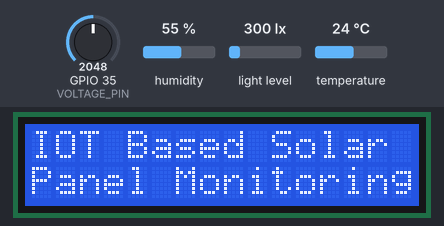
Bench run of a sketch on a simulated ESP32. On the bench: 16×2 character LCD. The inputs (shaded band) are chosen by the test bench; at power-on: GPIO 35 (VOLTAGE_PIN) = 2048, humidity 55 %, light level 300 lx, temperature 24 °C. WiFi joins after 1.5 s; servers stay silent unless stated; web services answer with replies made up by the test bench; what the sketch prints to the serial monitor is not drawn.

Above: at 2.1 s.
At 5.2 s:
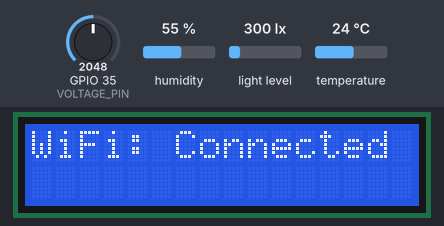
At 7.2 s:
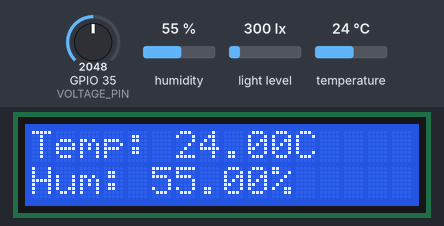
At 10.2 s:
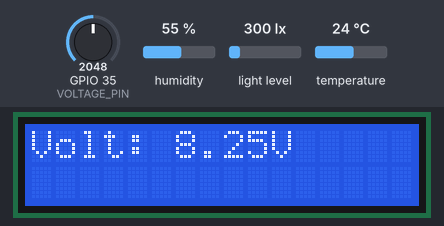
At 13.3 s:
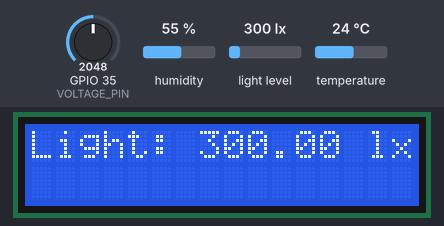

The sketch:

solar_monitor.ino
```cpp
/*
 * ============================================================
 *  IoT-Based Solar Panel Monitoring System
 * ============================================================
 *  Hardware  : ESP32 DevKit
 *  Sensors   : DHT11 (Temp/Humidity), BH1750 (Light), Voltage Sensor (0-25V)
 *  Display   : 16x2 I2C LCD
 *  Cloud     : ThingSpeak via HTTP GET
 * ------------------------------------------------------------
 *  Project   : RGIT Mumbai
 *  Guide     : Dr. S.V. Kulkarni
 * ============================================================
 */

#include <WiFi.h>
#include <HTTPClient.h>
#include <Wire.h>
#include <LiquidCrystal_I2C.h>
#include <DHT.h>
#include <BH1750.h>

// -------------------- WiFi Credentials --------------------
// Add up to 4 networks; the system will try each in order
const int networkCount = 4;
const char* ssids[networkCount]     = {"SSID1", "SSID2", "SSID3", "SSID4"};
const char* passwords[networkCount] = {"PASS1", "PASS2", "PASS3", "PASS4"};
const unsigned long connectionTimeout = 5000; // ms per network attempt

void connectWiFi() {
  bool connected = false;

  for (int i = 0; i < networkCount; i++) {
    Serial.print("Attempting to connect to ");
    Serial.print(ssids[i]);
    Serial.println("...");

    WiFi.disconnect();
    delay(500);
    WiFi.begin(ssids[i], passwords[i]);

    unsigned long startTime = millis();
    while (WiFi.status() != WL_CONNECTED && (millis() - startTime) < connectionTimeout) {
      delay(500);
      Serial.print(".");
    }

    if (WiFi.status() == WL_CONNECTED) {
      Serial.println("\nConnected successfully!");
      Serial.print("IP Address: ");
      Serial.println(WiFi.localIP());
      connected = true;
      break;
    } else {
      Serial.print("\nFailed to connect to ");
      Serial.println(ssids[i]);
    }
  }

  if (!connected) {
    Serial.println("Failed to connect to any network.");
  }
}

// -------------------- ThingSpeak API --------------------
// Replace with your own ThingSpeak Write API Key
const char* apiKey     = "YOUR_THINGSPEAK_API_KEY";
const char* serverName = "http://api.thingspeak.com/update";

// -------------------- Sensor Pin Definitions --------------------
#define DHT_PIN      27   // DHT11 data pin
#define DHT_TYPE     DHT11
#define VOLTAGE_PIN  35   // Analog input from voltage sensor
#define I2C_SDA      21
#define I2C_SCL      22

// -------------------- Initialize Sensors & Display --------------------
DHT              dht(DHT_PIN, DHT_TYPE);
BH1750           lightMeter;
LiquidCrystal_I2C lcd(0x27, 16, 2);

// -------------------- Read Temperature --------------------
float readTemperature() {
  float temp = dht.readTemperature();
  if (isnan(temp)) {
    Serial.println("Failed to read temperature from DHT sensor!");
    return -999;
  }
  return temp;
}

// -------------------- Read Humidity --------------------
float readHumidity() {
  float hum = dht.readHumidity();
  if (isnan(hum)) {
    Serial.println("Failed to read humidity from DHT sensor!");
    return -999;
  }
  return hum;
}

// -------------------- Read Voltage --------------------
// Voltage sensor divides input by 5 (built-in voltage divider)
// ESP32 ADC: 12-bit (0-4095) mapped to 0-3.3V
float readVoltage() {
  int   analogValue      = analogRead(VOLTAGE_PIN);
  float measuredVoltage  = analogValue * (3.3 / 4095.0);
  float actualVoltage    = measuredVoltage * 5; // Restore original voltage
  return actualVoltage;
}

// -------------------- Read Light Intensity --------------------
float readLightIntensity() {
  return lightMeter.readLightLevel(); // Returns lux (lx)
}

// -------------------- Send Data to ThingSpeak --------------------
void sendDataToThingSpeak(float temperature, float humidity, float voltage, float light) {
  if (WiFi.status() == WL_CONNECTED) {
    HTTPClient http;

    String url = String(serverName) +
                 "?api_key=" + apiKey +
                 "&field1="  + String(temperature) +
                 "&field2="  + String(humidity) +
                 "&field3="  + String(voltage) +
                 "&field4="  + String(light);

    http.begin(url);
    int httpResponseCode = http.GET();

    Serial.print("ThingSpeak Response: ");
    Serial.println(httpResponseCode);

    http.end();
  } else {
    Serial.println("WiFi not connected — data not sent.");
  }
}

// -------------------- Update LCD Display --------------------
// Rotates through 3 screens, each shown for 3 seconds
void updateLCD(float temperature, float humidity, float voltage, float light) {

  // Screen 1: Temperature & Humidity
  lcd.clear();
  lcd.setCursor(0, 0);
  lcd.print("Temp: ");
  lcd.print(temperature);
  lcd.print("C");
  lcd.setCursor(0, 1);
  lcd.print("Hum: ");
  lcd.print(humidity);
  lcd.print("%");
  delay(3000);

  // Screen 2: Voltage
  lcd.clear();
  lcd.setCursor(0, 0);
  lcd.print("Volt: ");
  lcd.print(voltage);
  lcd.print("V");
  delay(3000);

  // Screen 3: Light Intensity
  lcd.clear();
  lcd.setCursor(0, 0);
  lcd.print("Light: ");
  lcd.print(light);
  lcd.print(" lx");
  delay(3000);
}

// -------------------- Setup --------------------
void setup() {
  Serial.begin(115200);

  // Connect to Wi-Fi
  connectWiFi();

  // Initialize I2C and LCD
  Wire.begin(I2C_SDA, I2C_SCL);
  lcd.init();
  lcd.backlight();

  // Splash Screen 1: Project title
  lcd.clear();
  lcd.setCursor(0, 0);
  lcd.print("IOT Based Solar");
  lcd.setCursor(0, 1);
  lcd.print("Panel Monitoring");
  delay(3000);

  // Splash Screen 2: Wi-Fi status
  lcd.clear();
  lcd.setCursor(0, 0);
  if (WiFi.status() == WL_CONNECTED) {
    lcd.print("WiFi: Connected");
  } else {
    lcd.print("WiFi: Not Conn.");
  }
  delay(2000);

  // Initialize sensors
  dht.begin();
  lightMeter.begin();
}

// -------------------- Main Loop --------------------
void loop() {
  // Read all sensors
  float temperature    = readTemperature();
  float humidity       = readHumidity();
  float voltage        = readVoltage();
  float lightIntensity = readLightIntensity();

  // Print to Serial Monitor
  Serial.print("Temperature: ");    Serial.print(temperature);    Serial.println(" °C");
  Serial.print("Humidity: ");       Serial.print(humidity);       Serial.println(" %");
  Serial.print("Voltage: ");        Serial.print(voltage);        Serial.println(" V");
  Serial.print("Light Intensity: "); Serial.print(lightIntensity); Serial.println(" lx");

  // Update LCD and send to cloud
  updateLCD(temperature, humidity, voltage, lightIntensity);
  sendDataToThingSpeak(temperature, humidity, voltage, lightIntensity);

  // Wait 20 seconds before next reading
  // (ThingSpeak free tier requires minimum 15s between updates)
  delay(20000);
}
```

Measured:
- what the display in image 0 shows lasts 3.0 s, from 2.1 s to 5.1 s
- what the display in image 1 shows lasts 2.1 s, from 5.1 s to 7.2 s
- what the display in image 4 shows lasts 23.3 s, from 13.2 s to 36.5 s
